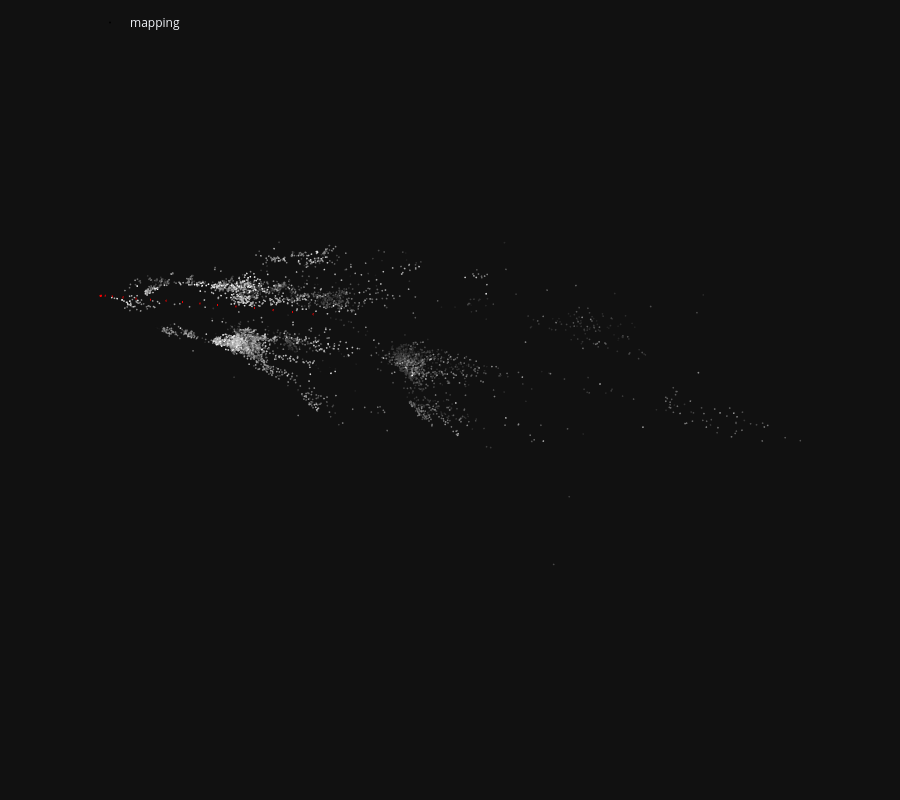

Notebook code for this chart:
### Markdown cell above
## 3b. 三维可视化稀疏地图（demo `plot_reconstruction`）

### Code cell
from hloc.utils import viz_3d

fig_map = viz_3d.init_figure()
viz_3d.plot_reconstruction(
    fig_map, model, color="rgba(255,0,0,0.45)", name="mapping", points_rgb=True
)
fig_map.show()

### Figure 1 — Plotly figure (JSON) as saved in the notebook; plotly's stock layout.template omitted (floating-point values rounded to 4 significant figures; data arrays with more than 128 entries replaced by an {"elided": "..."} marker saying what was removed)
{"data": [{"legendgroup": "mapping", "marker": {"color": {"elided": "4939x3 int values"}, "line": {"width": 0}, "size": 1}, "mode": "markers", "name": "mapping", "type": "scatter3d", "x": {"elided": "4939 float values"}, "y": {"elided": "4939 float values"}, "z": {"elided": "4939 float values"}}, {"hovertemplate": "Image(image_id=1, camera_id=1, frame_id=1, name=\"left/1400075224469383.png\", has_pose=1, triangulated=4/4774)", "legendgroup": "mapping", "line": {"color": "rgba(255,0,0,0.45)", "width": 1}, "mode": "lines", "name": "1", "showlegend": false, "type": "scatter3d", "x": [1.759, 2.003, 2.004, 1.759, 2.004, 1.995, 1.759, 1.995, 1.993, 1.759, 1.993, 2.003], "y": [-0.1126, -0.2695, 0.04472, -0.1126, 0.04472, 0.04171, -0.1126, 0.04171, -0.2725, -0.1126, -0.2725, -0.2695], "z": [-1.127, -1.24, -1.236, -1.127, -1.236, -0.9949, -1.127, -0.9949, -0.9989, -1.127, -0.9989, -1.24]}, {"hovertemplate": "Image(image_id=2, camera_id=2, frame_id=2, name=\"right/1400075224469383.png\", has_pose=1, triangulated=0/5000)", "legendgroup": "mapping", "line": {"color": "rgba(255,0,0,0.45)", "width": 1}, "mode": "lines", "name": "2", "showlegend": false, "type": "scatter3d", "x": [1.76, 2.004, 2.006, 1.76, 2.006, 1.996, 1.76, 1.996, 1.994, 1.76, 1.994, 2.004], "y": [0.1274, -0.02957, 0.2847, 0.1274, 0.2847, 0.2817, 0.1274, 0.2817, -0.03258, 0.1274, -0.03258, -0.02957], "z": [-1.124, -1.237, -1.233, -1.124, -1.233, -0.9919, -1.124, -0.9919, -0.9959, -1.124, -0.9959, -1.237]}, {"hovertemplate": "Image(image_id=3, camera_id=1, frame_id=3, name=\"left/1400075225531740.png\", has_pose=1, triangulated=22/5000)", "legendgroup": "mapping", "line": {"color": "rgba(255,0,0,0.45)", "width": 1}, "mode": "lines", "name": "3", "showlegend": false, "type": "scatter3d", "x": [1.779, 2.022, 2.024, 1.779, 2.024, 2.014, 1.779, 2.014, 2.013, 1.779, 2.013, 2.022], "y": [-0.1421, -0.299, 0.01523, -0.1421, 0.01523, 0.01218, -0.1421, 0.01218, -0.3021, -0.1421, -0.3021, -0.299], "z": [-1.114, -1.227, -1.223, -1.114, -1.223, -0.9824, -1.114, -0.9824, -0.9865, -1.114, -0.9865, -1.227]}, {"hovertemplate": "Image(image_id=4, camera_id=2, frame_id=4, name=\"right/1400075225531740.png\", has_pose=1, triangulated=123/5000)", "legendgroup": "mapping", "line": {"color": "rgba(255,0,0,0.45)", "width": 1}, "mode": "lines", "name": "4", "showlegend": false, "type": "scatter3d", "x": [1.78, 2.024, 2.025, 1.78, 2.025, 2.016, 1.78, 2.016, 2.014, 1.78, 2.014, 2.024], "y": [0.09787, -0.05906, 0.2552, 0.09787, 0.2552, 0.2521, 0.09787, 0.2521, -0.06211, 0.09787, -0.06211, -0.05906], "z": [-1.111, -1.224, -1.22, -1.111, -1.22, -0.9793, -1.111, -0.9793, -0.9834, -1.111, -0.9834, -1.224]}, {"hovertemplate": "Image(image_id=5, camera_id=1, frame_id=5, name=\"left/1400075226594096.png\", has_pose=1, triangulated=324/5000)", "legendgroup": "mapping", "line": {"color": "rgba(255,0,0,0.45)", "width": 1}, "mode": "lines", "name": "5", "showlegend": false, "type": "scatter3d", "x": [1.8, 2.043, 2.045, 1.8, 2.045, 2.035, 1.8, 2.035, 2.034, 1.8, 2.034, 2.043], "y": [-0.1486, -0.3056, 0.008658, -0.1486, 0.008658, 0.005599, -0.1486, 0.005599, -0.3087, -0.1486, -0.3087, -0.3056], "z": [-1.103, -1.216, -1.212, -1.103, -1.212, -0.9708, -1.103, -0.9708, -0.9749, -1.103, -0.9749, -1.216]}, {"hovertemplate": "Image(image_id=6, camera_id=2, frame_id=6, name=\"right/1400075226594096.png\", has_pose=1, triangulated=662/5000)", "legendgroup": "mapping", "line": {"color": "rgba(255,0,0,0.45)", "width": 1}, "mode": "lines", "name": "6", "showlegend": false, "type": "scatter3d", "x": [1.801, 2.045, 2.046, 1.801, 2.046, 2.037, 1.801, 2.037, 2.035, 1.801, 2.035, 2.045], "y": [0.09131, -0.06563, 0.2486, 0.09131, 0.2486, 0.2456, 0.09131, 0.2456, -0.06869, 0.09131, -0.06869, -0.06563], "z": [-1.1, -1.212, -1.208, -1.1, -1.208, -0.9677, -1.1, -0.9677, -0.9718, -1.1, -0.9718, -1.212]}, {"hovertemplate": "Image(image_id=7, camera_id=1, frame_id=7, name=\"left/1400075227656425.png\", has_pose=1, triangulated=329/5000)", "legendgroup": "mapping", "line": {"color": "rgba(255,0,0,0.45)", "width": 1}, "mode": "lines", "name": "7", "showlegend": false, "type": "scatter3d", "x": [1.814, 2.057, 2.059, 1.814, 2.059, 2.05, 1.814, 2.05, 2.048, 1.814, 2.048, 2.057], "y": [-0.1363, -0.2932, 0.021, -0.1363, 0.021, 0.01795, -0.1363, 0.01795, -0.2963, -0.1363, -0.2963, -0.2932], "z": [-1.084, -1.197, -1.193, -1.084, -1.193, -0.9525, -1.084, -0.9525, -0.9566, -1.084, -0.9566, -1.197]}, {"hovertemplate": "Image(image_id=8, camera_id=2, frame_id=8, name=\"right/1400075227656425.png\", has_pose=1, triangulated=676/5000)", "legendgroup": "mapping", "line": {"color": "rgba(255,0,0,0.45)", "width": 1}, "mode": "lines", "name": "8", "showlegend": false, "type": "scatter3d", "x": [1.815, 2.059, 2.06, 1.815, 2.06, 2.051, 1.815, 2.051, 2.049, 1.815, 2.049, 2.059], "y": [0.1037, -0.05329, 0.261, 0.1037, 0.261, 0.2579, 0.1037, 0.2579, -0.05634, 0.1037, -0.05634, -0.05329], "z": [-1.081, -1.194, -1.19, -1.081, -1.19, -0.9494, -1.081, -0.9494, -0.9535, -1.081, -0.9535, -1.194]}, {"hovertemplate": "Image(image_id=9, camera_id=1, frame_id=9, name=\"left/1400075228718755.png\", has_pose=1, triangulated=349/5000)", "legendgroup": "mapping", "line": {"color": "rgba(255,0,0,0.45)", "width": 1}, "mode": "lines", "name": "9", "showlegend": false, "type": "scatter3d", "x": [2.177, 2.421, 2.422, 2.177, 2.422, 2.412, 2.177, 2.412, 2.412, 2.177, 2.412, 2.421], "y": [-0.1607, -0.3165, -0.002207, -0.1607, -0.002207, -0.005665, -0.1607, -0.005665, -0.3199, -0.1607, -0.3199, -0.3165], "z": [-1.098, -1.211, -1.207, -1.098, -1.207, -0.9659, -1.098, -0.9659, -0.9704, -1.098, -0.9704, -1.211]}, {"hovertemplate": "Image(image_id=10, camera_id=2, frame_id=10, name=\"right/1400075228718755.png\", has_pose=1, triangulated=690/5000)", "legendgroup": "mapping", "line": {"color": "rgba(255,0,0,0.45)", "width": 1}, "mode": "lines", "name": "10", "showlegend": false, "type": "scatter3d", "x": [2.177, 2.421, 2.422, 2.177, 2.422, 2.412, 2.177, 2.412, 2.412, 2.177, 2.412, 2.421], "y": [0.07929, -0.0765, 0.2378, 0.07929, 0.2378, 0.2343, 0.07929, 0.2343, -0.07996, 0.07929, -0.07996, -0.0765], "z": [-1.094, -1.208, -1.203, -1.094, -1.203, -0.9624, -1.094, -0.9624, -0.9669, -1.094, -0.9669, -1.208]}, {"hovertemplate": "Image(image_id=11, camera_id=1, frame_id=11, name=\"left/1400075229781087.png\", has_pose=1, triangulated=451/5000)", "legendgroup": "mapping", "line": {"color": "rgba(255,0,0,0.45)", "width": 1}, "mode": "lines", "name": "11", "showlegend": false, "type": "scatter3d", "x": [3.214, 3.463, 3.453, 3.214, 3.453, 3.445, 3.214, 3.445, 3.455, 3.214, 3.455, 3.463], "y": [-0.1658, -0.3132, 0.0008485, -0.1658, 0.0008485, -0.004061, -0.1658, -0.004061, -0.3181, -0.1658, -0.3181, -0.3132], "z": [-1.042, -1.158, -1.152, -1.042, -1.152, -0.9113, -1.042, -0.9113, -0.9174, -1.042, -0.9174, -1.158]}, {"hovertemplate": "Image(image_id=12, camera_id=2, frame_id=12, name=\"right/1400075229781087.png\", has_pose=1, triangulated=882/5000)", "legendgroup": "mapping", "line": {"color": "rgba(255,0,0,0.45)", "width": 1}, "mode": "lines", "name": "12", "showlegend": false, "type": "scatter3d", "x": [3.207, 3.455, 3.446, 3.207, 3.446, 3.438, 3.207, 3.438, 3.448, 3.207, 3.448, 3.455], "y": [0.07404, -0.0734, 0.2407, 0.07404, 0.2407, 0.2358, 0.07404, 0.2358, -0.07831, 0.07404, -0.07831, -0.0734], "z": [-1.038, -1.153, -1.147, -1.038, -1.147, -0.9066, -1.038, -0.9066, -0.9127, -1.038, -0.9127, -1.153]}, {"hovertemplate": "Image(image_id=13, camera_id=1, frame_id=13, name=\"left/1400075230843416.png\", has_pose=1, triangulated=567/5000)", "legendgroup": "mapping", "line": {"color": "rgba(255,0,0,0.45)", "width": 1}, "mode": "lines", "name": "13", "showlegend": false, "type": "scatter3d", "x": [5.302, 5.558, 5.532, 5.302, 5.532, 5.525, 5.302, 5.525, 5.551, 5.302, 5.551, 5.558], "y": [-0.003163, -0.136, 0.177, -0.003163, 0.177, 0.169, -0.003163, 0.169, -0.1441, -0.003163, -0.1441, -0.136], "z": [-1.025, -1.142, -1.133, -1.025, -1.133, -0.8921, -1.025, -0.8921, -0.9018, -1.025, -0.9018, -1.142]}, {"hovertemplate": "Image(image_id=14, camera_id=2, frame_id=14, name=\"right/1400075230843416.png\", has_pose=1, triangulated=871/5000)", "legendgroup": "mapping", "line": {"color": "rgba(255,0,0,0.45)", "width": 1}, "mode": "lines", "name": "14", "showlegend": false, "type": "scatter3d", "x": [5.282, 5.538, 5.512, 5.282, 5.512, 5.505, 5.282, 5.505, 5.531, 5.282, 5.531, 5.538], "y": [0.2359, 0.103, 0.4161, 0.2359, 0.4161, 0.408, 0.2359, 0.408, 0.09498, 0.2359, 0.09498, 0.103], "z": [-1.018, -1.135, -1.125, -1.018, -1.125, -0.8847, -1.018, -0.8847, -0.8944, -1.018, -0.8944, -1.135]}, {"hovertemplate": "Image(image_id=15, camera_id=1, frame_id=15, name=\"left/1400075231905828.png\", has_pose=1, triangulated=539/5000)", "legendgroup": "mapping", "line": {"color": "rgba(255,0,0,0.45)", "width": 1}, "mode": "lines", "name": "15", "showlegend": false, "type": "scatter3d", "x": [8.418, 8.678, 8.642, 8.418, 8.642, 8.633, 8.418, 8.633, 8.67, 8.418, 8.67, 8.678], "y": [0.2933, 0.1725, 0.4841, 0.2933, 0.4841, 0.4688, 0.2933, 0.4688, 0.1572, 0.2933, 0.1572, 0.1725], "z": [-1.003, -1.122, -1.104, -1.003, -1.104, -0.8636, -1.003, -0.8636, -0.8821, -1.003, -0.8821, -1.122]}, {"hovertemplate": "Image(image_id=16, camera_id=2, frame_id=16, name=\"right/1400075231905828.png\", has_pose=1, triangulated=831/5000)", "legendgroup": "mapping", "line": {"color": "rgba(255,0,0,0.45)", "width": 1}, "mode": "lines", "name": "16", "showlegend": false, "type": "scatter3d", "x": [8.39, 8.65, 8.614, 8.39, 8.614, 8.605, 8.39, 8.605, 8.642, 8.39, 8.642, 8.65], "y": [0.5312, 0.4104, 0.722, 0.5312, 0.722, 0.7067, 0.5312, 0.7067, 0.3952, 0.5312, 0.3952, 0.4104], "z": [-0.989, -1.108, -1.09, -0.989, -1.09, -0.8494, -0.989, -0.8494, -0.868, -0.989, -0.868, -1.108]}, {"hovertemplate": "Image(image_id=17, camera_id=1, frame_id=17, name=\"left/1400075232968183.png\", has_pose=1, triangulated=632/5000)", "legendgroup": "mapping", "line": {"color": "rgba(255,0,0,0.45)", "width": 1}, "mode": "lines", "name": "17", "showlegend": false, "type": "scatter3d", "x": [12.24, 12.5, 12.46, 12.24, 12.46, 12.46, 12.24, 12.46, 12.5, 12.24, 12.5, 12.5], "y": [0.6507, 0.5318, 0.8431, 0.6507, 0.8431, 0.8235, 0.6507, 0.8235, 0.5122, 0.6507, 0.5122, 0.5318], "z": [-0.9916, -1.117, -1.092, -0.9916, -1.092, -0.852, -0.9916, -0.852, -0.8767, -0.9916, -0.8767, -1.117]}, {"hovertemplate": "Image(image_id=18, camera_id=2, frame_id=18, name=\"right/1400075232968183.png\", has_pose=1, triangulated=675/5000)", "legendgroup": "mapping", "line": {"color": "rgba(255,0,0,0.45)", "width": 1}, "mode": "lines", "name": "18", "showlegend": false, "type": "scatter3d", "x": [12.21, 12.47, 12.44, 12.21, 12.44, 12.43, 12.21, 12.43, 12.47, 12.21, 12.47, 12.47], "y": [0.8883, 0.7695, 1.081, 0.8883, 1.081, 1.061, 0.8883, 1.061, 0.7499, 0.8883, 0.7499, 0.7695], "z": [-0.9727, -1.098, -1.073, -0.9727, -1.073, -0.8332, -0.9727, -0.8332, -0.8578, -0.9727, -0.8578, -1.098]}, {"hovertemplate": "Image(image_id=19, camera_id=1, frame_id=19, name=\"left/1400075234030574.png\", has_pose=1, triangulated=673/5000)", "legendgroup": "mapping", "line": {"color": "rgba(255,0,0,0.45)", "width": 1}, "mode": "lines", "name": "19", "showlegend": false, "type": "scatter3d", "x": [16.47, 16.73, 16.7, 16.47, 16.7, 16.69, 16.47, 16.69, 16.73, 16.47, 16.73, 16.73], "y": [0.9649, 0.8446, 1.156, 0.9649, 1.156, 1.139, 0.9649, 1.139, 0.8272, 0.9649, 0.8272, 0.8446], "z": [-0.9968, -1.118, -1.096, -0.9968, -1.096, -0.8563, -0.9968, -0.8563, -0.8777, -0.9968, -0.8777, -1.118]}, {"hovertemplate": "Image(image_id=20, camera_id=2, frame_id=20, name=\"right/1400075234030574.png\", has_pose=1, triangulated=660/5000)", "legendgroup": "mapping", "line": {"color": "rgba(255,0,0,0.45)", "width": 1}, "mode": "lines", "name": "20", "showlegend": false, "type": "scatter3d", "x": [16.45, 16.71, 16.67, 16.45, 16.67, 16.66, 16.45, 16.66, 16.7, 16.45, 16.7, 16.71], "y": [1.203, 1.082, 1.394, 1.203, 1.394, 1.377, 1.203, 1.377, 1.065, 1.203, 1.065, 1.082], "z": [-0.9804, -1.101, -1.08, -0.9804, -1.08, -0.8399, -0.9804, -0.8399, -0.8613, -0.9804, -0.8613, -1.101]}, {"hovertemplate": "Image(image_id=21, camera_id=1, frame_id=21, name=\"left/1400075235092934.png\", has_pose=1, triangulated=707/5000)", "legendgroup": "mapping", "line": {"color": "rgba(255,0,0,0.45)", "width": 1}, "mode": "lines", "name": "21", "showlegend": false, "type": "scatter3d", "x": [20.99, 21.24, 21.21, 20.99, 21.21, 21.21, 20.99, 21.21, 21.24, 20.99, 21.24, 21.24], "y": [1.277, 1.155, 1.466, 1.277, 1.466, 1.447, 1.277, 1.447, 1.135, 1.277, 1.135, 1.155], "z": [-0.9687, -1.093, -1.068, -0.9687, -1.068, -0.8281, -0.9687, -0.8281, -0.8525, -0.9687, -0.8525, -1.093]}, {"hovertemplate": "Image(image_id=22, camera_id=2, frame_id=22, name=\"right/1400075235092934.png\", has_pose=1, triangulated=395/5000)", "legendgroup": "mapping", "line": {"color": "rgba(255,0,0,0.45)", "width": 1}, "mode": "lines", "name": "22", "showlegend": false, "type": "scatter3d", "x": [20.96, 21.22, 21.19, 20.96, 21.19, 21.18, 20.96, 21.18, 21.21, 20.96, 21.21, 21.22], "y": [1.515, 1.393, 1.704, 1.515, 1.704, 1.685, 1.515, 1.685, 1.373, 1.515, 1.373, 1.393], "z": [-0.9502, -1.074, -1.05, -0.9502, -1.05, -0.8096, -0.9502, -0.8096, -0.8339, -0.9502, -0.8339, -1.074]}, {"hovertemplate": "Image(image_id=23, camera_id=1, frame_id=23, name=\"left/1400075236155266.png\", has_pose=1, triangulated=672/5000)", "legendgroup": "mapping", "line": {"color": "rgba(255,0,0,0.45)", "width": 1}, "mode": "lines", "name": "23", "showlegend": false, "type": "scatter3d", "x": [25.81, 26.06, 26.03, 25.81, 26.03, 26.02, 25.81, 26.02, 26.06, 25.81, 26.06, 26.06], "y": [1.654, 1.534, 1.845, 1.654, 1.845, 1.824, 1.654, 1.824, 1.513, 1.654, 1.513, 1.534], "z": [-0.9987, -1.121, -1.095, -0.9987, -1.095, -0.8556, -0.9987, -0.8556, -0.8816, -0.9987, -0.8816, -1.121]}, {"hovertemplate": "Image(image_id=24, camera_id=2, frame_id=24, name=\"right/1400075236155266.png\", has_pose=1, triangulated=365/5000)", "legendgroup": "mapping", "line": {"color": "rgba(255,0,0,0.45)", "width": 1}, "mode": "lines", "name": "24", "showlegend": false, "type": "scatter3d", "x": [25.78, 26.04, 26.0, 25.78, 26.0, 26.0, 25.78, 26.0, 26.03, 25.78, 26.03, 26.04], "y": [1.891, 1.772, 2.083, 1.891, 2.083, 2.062, 1.891, 2.062, 1.751, 1.891, 1.751, 1.772], "z": [-0.9788, -1.102, -1.076, -0.9788, -1.076, -0.8357, -0.9788, -0.8357, -0.8617, -0.9788, -0.8617, -1.102]}, {"hovertemplate": "Image(image_id=25, camera_id=1, frame_id=25, name=\"left/1400075237217596.png\", has_pose=1, triangulated=532/5000)", "legendgroup": "mapping", "line": {"color": "rgba(255,0,0,0.45)", "width": 1}, "mode": "lines", "name": "25", "showlegend": false, "type": "scatter3d", "x": [30.87, 31.13, 31.09, 30.87, 31.09, 31.08, 30.87, 31.08, 31.12, 30.87, 31.12, 31.13], "y": [2.103, 1.986, 2.297, 2.103, 2.297, 2.273, 2.103, 2.273, 1.962, 2.103, 1.962, 1.986], "z": [-0.9768, -1.1, -1.07, -0.9768, -1.07, -0.8308, -0.9768, -0.8308, -0.8605, -0.9768, -0.8605, -1.1]}, {"hovertemplate": "Image(image_id=26, camera_id=2, frame_id=26, name=\"right/1400075237217596.png\", has_pose=1, triangulated=273/5000)", "legendgroup": "mapping", "line": {"color": "rgba(255,0,0,0.45)", "width": 1}, "mode": "lines", "name": "26", "showlegend": false, "type": "scatter3d", "x": [30.84, 31.1, 31.06, 30.84, 31.06, 31.06, 30.84, 31.06, 31.09, 30.84, 31.09, 31.1], "y": [2.34, 2.224, 2.534, 2.34, 2.534, 2.511, 2.34, 2.511, 2.2, 2.34, 2.2, 2.224], "z": [-0.9542, -1.077, -1.048, -0.9542, -1.048, -0.8082, -0.9542, -0.8082, -0.8378, -0.9542, -0.8378, -1.077]}, {"hovertemplate": "Image(image_id=27, camera_id=1, frame_id=27, name=\"left/1400075238279926.png\", has_pose=1, triangulated=486/5000)", "legendgroup": "mapping", "line": {"color": "rgba(255,0,0,0.45)", "width": 1}, "mode": "lines", "name": "27", "showlegend": false, "type": "scatter3d", "x": [36.02, 36.28, 36.24, 36.02, 36.24, 36.24, 36.02, 36.24, 36.27, 36.02, 36.27, 36.28], "y": [2.509, 2.392, 2.703, 2.509, 2.703, 2.679, 2.509, 2.679, 2.368, 2.509, 2.368, 2.392], "z": [-0.9914, -1.117, -1.086, -0.9914, -1.086, -0.8466, -0.9914, -0.8466, -0.877, -0.9914, -0.877, -1.117]}, {"hovertemplate": "Image(image_id=28, camera_id=2, frame_id=28, name=\"right/1400075238279926.png\", has_pose=1, triangulated=285/5000)", "legendgroup": "mapping", "line": {"color": "rgba(255,0,0,0.45)", "width": 1}, "mode": "lines", "name": "28", "showlegend": false, "type": "scatter3d", "x": [35.99, 36.25, 36.22, 35.99, 36.22, 36.21, 35.99, 36.21, 36.25, 35.99, 36.25, 36.25], "y": [2.746, 2.63, 2.94, 2.746, 2.94, 2.916, 2.746, 2.916, 2.605, 2.746, 2.605, 2.63], "z": [-0.9682, -1.093, -1.063, -0.9682, -1.063, -0.8233, -0.9682, -0.8233, -0.8538, -0.9682, -0.8538, -1.093]}, {"hovertemplate": "Image(image_id=29, camera_id=1, frame_id=29, name=\"left/1400075239342257.png\", has_pose=1, triangulated=479/5000)", "legendgroup": "mapping", "line": {"color": "rgba(255,0,0,0.45)", "width": 1}, "mode": "lines", "name": "29", "showlegend": false, "type": "scatter3d", "x": [41.35, 41.61, 41.57, 41.35, 41.57, 41.57, 41.35, 41.57, 41.61, 41.35, 41.61, 41.61], "y": [2.945, 2.833, 3.143, 2.945, 3.143, 3.116, 2.945, 3.116, 2.806, 2.945, 2.806, 2.833], "z": [-0.9637, -1.088, -1.055, -0.9637, -1.055, -0.8154, -0.9637, -0.8154, -0.8488, -0.9637, -0.8488, -1.088]}, {"hovertemplate": "Image(image_id=30, camera_id=2, frame_id=30, name=\"right/1400075239342257.png\", has_pose=1, triangulated=309/5000)", "legendgroup": "mapping", "line": {"color": "rgba(255,0,0,0.45)", "width": 1}, "mode": "lines", "name": "30", "showlegend": false, "type": "scatter3d", "x": [41.32, 41.58, 41.54, 41.32, 41.54, 41.54, 41.32, 41.54, 41.57, 41.32, 41.57, 41.58], "y": [3.182, 3.069, 3.379, 3.182, 3.379, 3.352, 3.182, 3.352, 3.042, 3.182, 3.042, 3.069], "z": [-0.9383, -1.063, -1.029, -0.9383, -1.029, -0.7899, -0.9383, -0.7899, -0.8233, -0.9383, -0.8233, -1.063]}, {"hovertemplate": "Image(image_id=31, camera_id=1, frame_id=31, name=\"left/1400075240404585.png\", has_pose=1, triangulated=565/5000)", "legendgroup": "mapping", "line": {"color": "rgba(255,0,0,0.45)", "width": 1}, "mode": "lines", "name": "31", "showlegend": false, "type": "scatter3d", "x": [46.78, 47.05, 47.0, 46.78, 47.0, 47.0, 46.78, 47.0, 47.04, 46.78, 47.04, 47.05], "y": [3.418, 3.309, 3.619, 3.418, 3.619, 3.591, 3.418, 3.591, 3.282, 3.418, 3.282, 3.309], "z": [-0.9837, -1.109, -1.075, -0.9837, -1.075, -0.8355, -0.9837, -0.8355, -0.8701, -0.9837, -0.8701, -1.109]}, {"hovertemplate": "Image(image_id=32, camera_id=2, frame_id=32, name=\"right/1400075240404585.png\", has_pose=1, triangulated=408/5000)", "legendgroup": "mapping", "line": {"color": "rgba(255,0,0,0.45)", "width": 1}, "mode": "lines", "name": "32", "showlegend": false, "type": "scatter3d", "x": [46.75, 47.01, 46.97, 46.75, 46.97, 46.96, 46.75, 46.96, 47.01, 46.75, 47.01, 47.01], "y": [3.654, 3.546, 3.855, 3.654, 3.855, 3.827, 3.654, 3.827, 3.518, 3.654, 3.518, 3.546], "z": [-0.9573, -1.083, -1.048, -0.9573, -1.048, -0.8091, -0.9573, -0.8091, -0.8437, -0.9573, -0.8437, -1.083]}, {"hovertemplate": "Image(image_id=33, camera_id=1, frame_id=33, name=\"left/1400075241466938.png\", has_pose=1, triangulated=547/5000)", "legendgroup": "mapping", "line": {"color": "rgba(255,0,0,0.45)", "width": 1}, "mode": "lines", "name": "33", "showlegend": false, "type": "scatter3d", "x": [52.25, 52.51, 52.47, 52.25, 52.47, 52.46, 52.25, 52.46, 52.5, 52.25, 52.5, 52.51], "y": [3.998, 3.889, 4.199, 3.998, 4.199, 4.172, 3.998, 4.172, 3.862, 3.998, 3.862, 3.889], "z": [-0.9476, -1.071, -1.038, -0.9476, -1.038, -0.7986, -0.9476, -0.7986, -0.8319, -0.9476, -0.8319, -1.071]}, {"hovertemplate": "Image(image_id=34, camera_id=2, frame_id=34, name=\"right/1400075241466938.png\", has_pose=1, triangulated=447/5000)", "legendgroup": "mapping", "line": {"color": "rgba(255,0,0,0.45)", "width": 1}, "mode": "lines", "name": "34", "showlegend": false, "type": "scatter3d", "x": [52.21, 52.48, 52.43, 52.21, 52.43, 52.42, 52.21, 52.42, 52.47, 52.21, 52.47, 52.48], "y": [4.235, 4.126, 4.435, 4.235, 4.435, 4.408, 4.235, 4.408, 4.099, 4.235, 4.099, 4.126], "z": [-0.9221, -1.046, -1.012, -0.9221, -1.012, -0.7731, -0.9221, -0.7731, -0.8064, -0.9221, -0.8064, -1.046]}, {"hovertemplate": "Image(image_id=35, camera_id=1, frame_id=35, name=\"left/1400075242529297.png\", has_pose=1, triangulated=518/5000)", "legendgroup": "mapping", "line": {"color": "rgba(255,0,0,0.45)", "width": 1}, "mode": "lines", "name": "35", "showlegend": false, "type": "scatter3d", "x": [57.88, 58.15, 58.1, 57.88, 58.1, 58.1, 57.88, 58.1, 58.14, 57.88, 58.14, 58.15], "y": [4.586, 4.476, 4.786, 4.586, 4.786, 4.76, 4.586, 4.76, 4.45, 4.586, 4.45, 4.476], "z": [-0.9237, -1.047, -1.015, -0.9237, -1.015, -0.7755, -0.9237, -0.7755, -0.8074, -0.9237, -0.8074, -1.047]}, {"hovertemplate": "Image(image_id=36, camera_id=2, frame_id=36, name=\"right/1400075242529297.png\", has_pose=1, triangulated=503/5000)", "legendgroup": "mapping", "line": {"color": "rgba(255,0,0,0.45)", "width": 1}, "mode": "lines", "name": "36", "showlegend": false, "type": "scatter3d", "x": [57.85, 58.11, 58.07, 57.85, 58.07, 58.06, 57.85, 58.06, 58.11, 57.85, 58.11, 58.11], "y": [4.822, 4.712, 5.022, 4.822, 5.022, 4.996, 4.822, 4.996, 4.687, 4.822, 4.687, 4.712], "z": [-0.8994, -1.022, -0.9905, -0.8994, -0.9905, -0.7512, -0.8994, -0.7512, -0.783, -0.8994, -0.783, -1.022]}, {"hovertemplate": "Image(image_id=37, camera_id=1, frame_id=37, name=\"left/1400075243591648.png\", has_pose=1, triangulated=395/5000)", "legendgroup": "mapping", "line": {"color": "rgba(255,0,0,0.45)", "width": 1}, "mode": "lines", "name": "37", "showlegend": false, "type": "scatter3d", "x": [63.92, 64.18, 64.14, 63.92, 64.14, 64.13, 63.92, 64.13, 64.17, 63.92, 64.17, 64.18], "y": [5.217, 5.108, 5.417, 5.217, 5.417, 5.387, 5.217, 5.387, 5.078, 5.217, 5.078, 5.108], "z": [-0.8859, -1.01, -0.9721, -0.8859, -0.9721, -0.7334, -0.8859, -0.7334, -0.7709, -0.8859, -0.7709, -1.01]}, {"hovertemplate": "Image(image_id=38, camera_id=2, frame_id=38, name=\"right/1400075243591648.png\", has_pose=1, triangulated=378/5000)", "legendgroup": "mapping", "line": {"color": "rgba(255,0,0,0.45)", "width": 1}, "mode": "lines", "name": "38", "showlegend": false, "type": "scatter3d", "x": [63.89, 64.15, 64.11, 63.89, 64.11, 64.1, 63.89, 64.1, 64.14, 63.89, 64.14, 64.15], "y": [5.453, 5.344, 5.654, 5.453, 5.654, 5.623, 5.453, 5.623, 5.314, 5.453, 5.314, 5.344], "z": [-0.8573, -0.981, -0.9435, -0.8573, -0.9435, -0.7047, -0.8573, -0.7047, -0.7422, -0.8573, -0.7422, -0.981]}], "layout": {"height": 800, "legend": {"orientation": "h", "x": 0.1, "xanchor": "left", "y": 0.99, "yanchor": "top"}, "margin": {"b": 0, "l": 0, "pad": 0, "r": 0, "t": 0}, "scene": {"aspectmode": "data", "camera": {"eye": {"x": 0, "y": -0.1, "z": -2}, "projection": {"type": "orthographic"}, "up": {"x": 0, "y": -1, "z": 0}}, "dragmode": "orbit", "xaxis": {"autorange": true, "showbackground": false, "showgrid": false, "showline": false, "showticklabels": true, "visible": false}, "yaxis": {"autorange": true, "showbackground": false, "showgrid": false, "showline": false, "showticklabels": true, "visible": false}, "zaxis": {"autorange": true, "showbackground": false, "showgrid": false, "showline": false, "showticklabels": true, "visible": false}}}}
